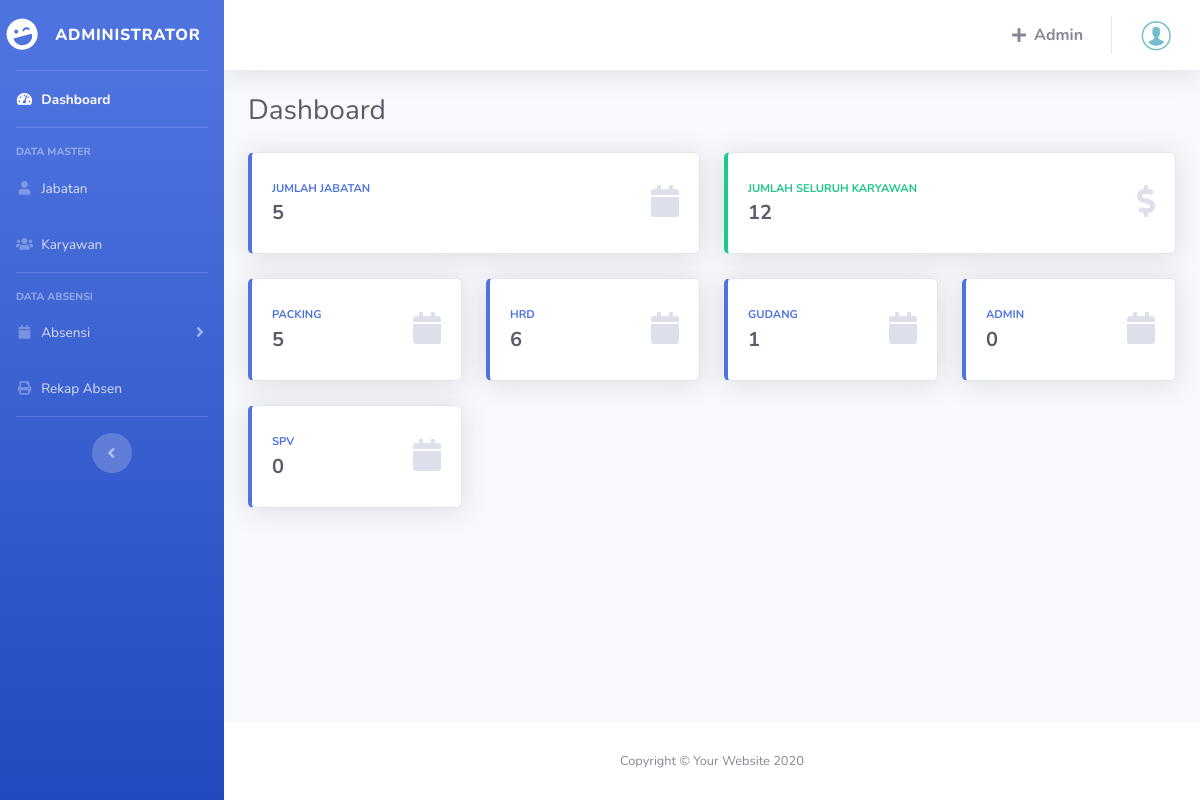
The page /dashboard/index.php (signed in) on the database its author committed.
### tables this page shows
CREATE TABLE `jabatan` (
  `kd_jabatan` varchar(100) NOT NULL,
  `nama_jabatan` varchar(50) NOT NULL
);

### dashboard/index.php (the view, shortened to what this page needs)
<?php
include '../layout/header.php';
?>
<div class="container-fluid">
    <div class="d-sm-flex align-items-center justify-content-between mb-4">
        <h1 class="h3 mb-0 text-gray-800">Dashboard</h1>
    </div>
    <div class="row">
        <div class="col-xl-6 col-md-6 mb-4">
            <div class="card border-left-primary shadow h-100 py-2">
                <div class="card-body">
                    <div class="row no-gutters align-items-center">
                        <div class="col mr-2">
                            <?php
                            $query1 = mysqli_query($koneski, "SELECT * FROM jabatan");
                            $count1 = mysqli_num_rows($query1);
                            ?>
                            <div class="text-xs font-weight-bold text-primary text-uppercase mb-1">
                                Jumlah Jabatan
                            </div>
                            <div class="h5 mb-0 font-weight-bold text-gray-800"><?= $count1; ?></div>
                        </div>
                        <div class="col-auto">
                            <i class="fas fa-calendar fa-2x text-gray-300"></i>
                        </div>
                    </div>
                </div>
            </div>
        </div>
        <div class="col-xl-6 col-md-6 mb-4">
            <div class="card border-left-success shadow h-100 py-2">
                <div class="card-body">
                    <div class="row no-gutters align-items-center">
                        <div class="col mr-2">
                            <?php
                            $query2 = mysqli_query($koneski, "SELECT * FROM karyawan");
                            $count2 = mysqli_num_rows($query2);
                            ?>
                            <div class="text-xs font-weight-bold text-success text-uppercase mb-1">
                                Jumlah Seluruh Karyawan</div>
                            <div class="h5 mb-0 font-weight-bold text-gray-800"><?= $count2; ?></div>
                        </div>
                        <div class="col-auto">
                            <i class="fas fa-dollar-sign fa-2x text-gray-300"></i>
                        </div>
                    </div>
                </div>
            </div>
        </div>
    </div>
    <div class="row">
        <?php
        while ($data = mysqli_fetch_array($query1)) {
        ?>
            <div class="col-xl-3 col-md-6 mb-4">
                <div class="card border-left-primary shadow h-100 py-2">
                    <div class="card-body">
                        <div class="row no-gutters align-items-center">
                            <div class="col mr-2">
                                <div class="text-xs font-weight-bold text-primary text-uppercase mb-1">
                                    <?= $data['nama_jabatan']; ?>
                                </div>
                                <div class="h5 mb-0 font-weight-bold text-gray-800">
                                    <?php
                                    $query_all = mysqli_query($koneski, "SELECT * FROM karyawan INNER JOIN jabatan ON karyawan.kd_jabatan = jabatan.kd_jabatan WHERE karyawan.kd_jabatan = '$data[kd_jabatan]'");
                                    $count_all = mysqli_num_rows($query_all);
                                    echo "$count_all";
                                    ?>
                                </div>
                            </div>
                            <div class="col-auto">
                                <i class="fas fa-calendar fa-2x text-gray-300"></i>
                            </div>
                        </div>
                    </div>
                </div>
            </div>
        <?php } ?>
    </div>
</div>
<?php include '../layout/footer.php' ?>

### rows shown on the page
jabatan: nama_jabatan "PACKING", count_all "5"
jabatan: nama_jabatan "HRD", count_all "6"
jabatan: nama_jabatan "GUDANG", count_all "1"
jabatan: nama_jabatan "ADMIN", count_all "0"
jabatan: nama_jabatan "SPV", count_all "0"

### other values the page prints
$count1 "5"
$count2 "12"
